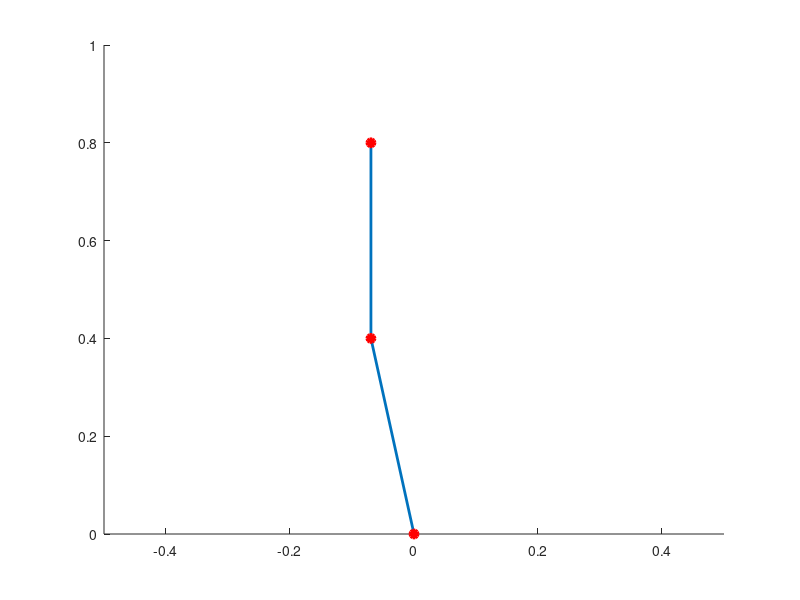

Write MATLAB code to recreate this figure.
function animationexample(showorsave)
% Demonstrates Matlab animation, with option to save to avi file.
% Use animationexample(1) to save the file.

if nargin == 0    % no input argument given
  showorsave = 0;
end

% generate some sample data
l1 = 0.4; l2 = 0.4;
w = 2*pi;
ts = 0:1/15:2;
theta1s = 10*pi/180*cos(w*ts);
theta2s = 20*pi/180*sin(w*ts);
x1 = -l1*sin(theta1s(1)); y1 = l1*cos(theta2s(1));
x2 = x1 - l2*sin(theta2s(1)); y2 = y1 + l2*cos(theta2s(1));

% Draw the arm as a single line with joints
clf;
hArm = line([0 x1 x2],[0 y1 y2],'LineWidth', 2, 'LineStyle', '-', ...
  'Marker', 'o', 'MarkerSize', 6, 'MarkerFaceColor', 'r', ...
  'MarkerEdgeColor', 'r');
axis([-0.5 0.5 0 1]);

Mov(1:length(ts)) = getframe; % This pre-allocates memory for a movie

for i=1:length(ts)
  x1 = -l1*sin(theta1s(i)); y1 = l1*cos(theta2s(i));
  x2 = x1 - l2*sin(theta2s(i)); y2 = y1 + l2*cos(theta2s(i));
  xinfo = [0 x1 x2]; yinfo = [0 y1 y2];
  set(hArm,'Xdata', xinfo, 'Ydata', yinfo);
  drawnow; 
  if showorsave == 0 % just show the movie
    pause(1/15); % wait before continuing
  else               % save the movie
    Mov(i) = getframe;
  end % if
end % for

if showorsave == 1 % save the movie to a file
  movie2avi(Mov, 'twolinkAnimation.avi');
end

end % animationexample